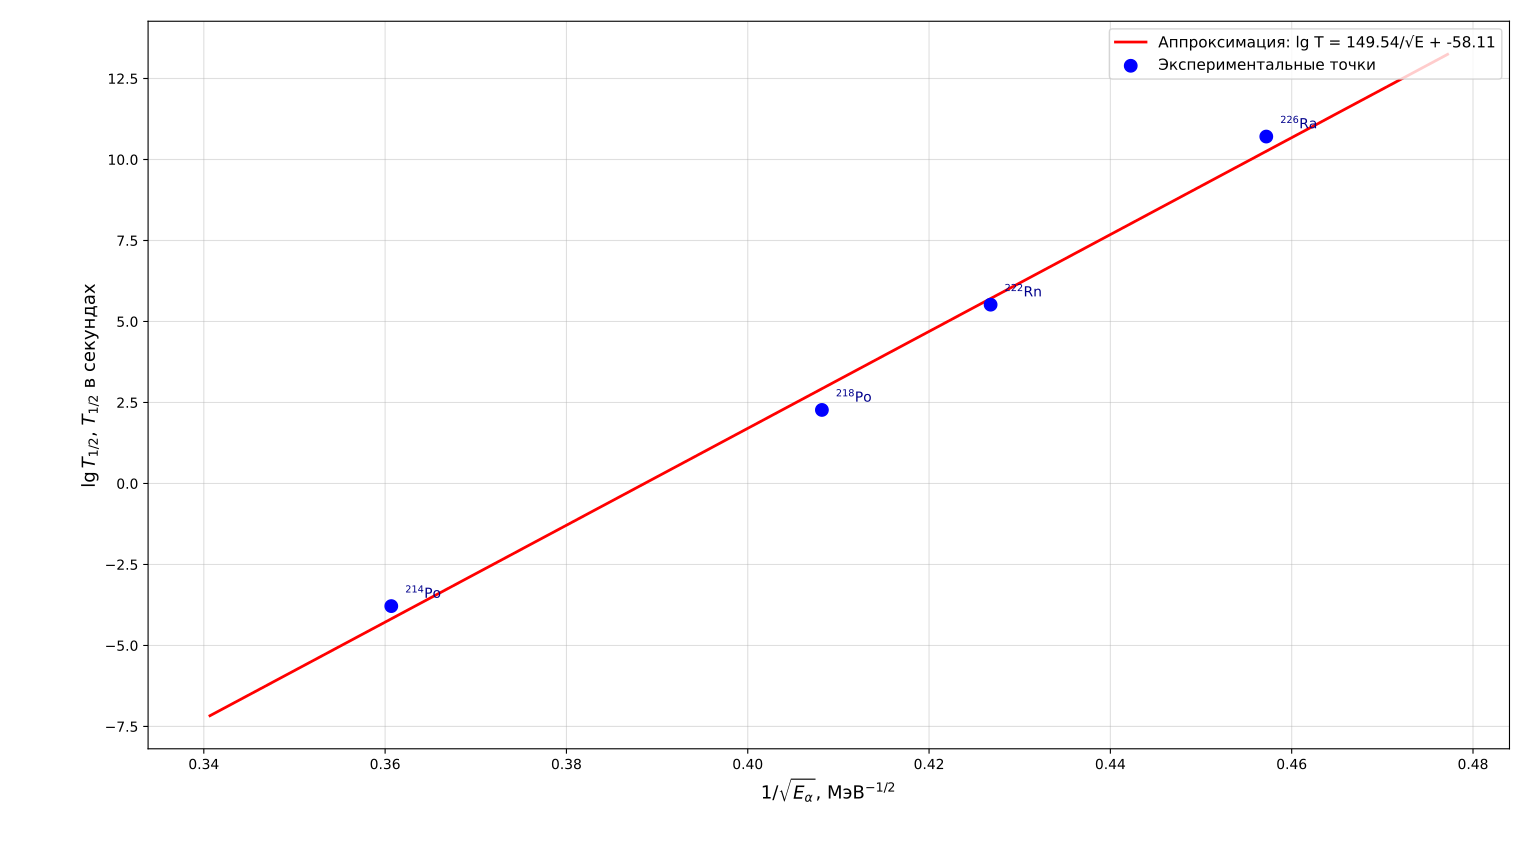

Here is the Python script that generated this plot:
import numpy as np
import matplotlib.pyplot as plt

# Данные для 226Ra и его дочерних ядер
# (из рис. 3 методички)
isotopes = ['$^{226}$Ra', '$^{222}$Rn', '$^{218}$Po', '$^{214}$Po']
E_alpha = np.array([4.784, 5.490, 6.002, 7.687])  # МэВ
T_half_s = np.array([
    1617 * 365.25 * 24 * 3600,      # 1617 лет -> секунды
    3.82 * 24 * 3600,                # 3.82 дня -> секунды
    3.10 * 60,                       # 3.10 мин -> секунды
    1.64e-4                          # 164 мкс -> секунды
])

# Вычисляем координаты для графика
x = 1 / np.sqrt(E_alpha)
y = np.log10(T_half_s)

# Линейная аппроксимация (МНК)
k, b = np.polyfit(x, y, 1)
x_fit = np.linspace(min(x) - 0.02, max(x) + 0.02, 100)
y_fit = k * x_fit + b

# Построение графика
plt.figure(figsize=(9, 6))
plt.plot(x_fit, y_fit, '-', color='red', linewidth=2, 
         label=f'Аппроксимация: lg T = {k:.2f}/√E + {b:.2f}')
plt.scatter(x, y, color='blue', s=80, zorder=5, label='Экспериментальные точки')

# Подписи точек
for i, iso in enumerate(isotopes):
    plt.annotate(iso, (x[i], y[i]), textcoords="offset points", 
                 xytext=(10, 5), fontsize=10, color='darkblue')

plt.xlabel(r'$1/\sqrt{E_\alpha}$, МэВ$^{-1/2}$', fontsize=13)
plt.ylabel(r'$\lg T_{1/2}$, $T_{1/2}$ в секундах', fontsize=13)
# plt.title('Проверка закона Гейгера–Неттола для семейства $^{226}$Ra', fontsize=14)
plt.legend(loc='upper right', fontsize=11)
plt.grid(True, alpha=0.4)

plt.tight_layout()
plt.savefig('geiger_nuttall.png', dpi=300)
print("График сохранён как 'geiger_nuttall.png'")
plt.show()

# Вывод коэффициентов
print(f"\nКоэффициенты закона Гейгера–Неттола:")
print(f"a = {k:.2f}")
print(f"b = {b:.2f}")
print(f"Коэффициент детерминации R² = {1 - np.sum((y - (k*x + b))**2) / np.sum((y - np.mean(y))**2):.4f}")
